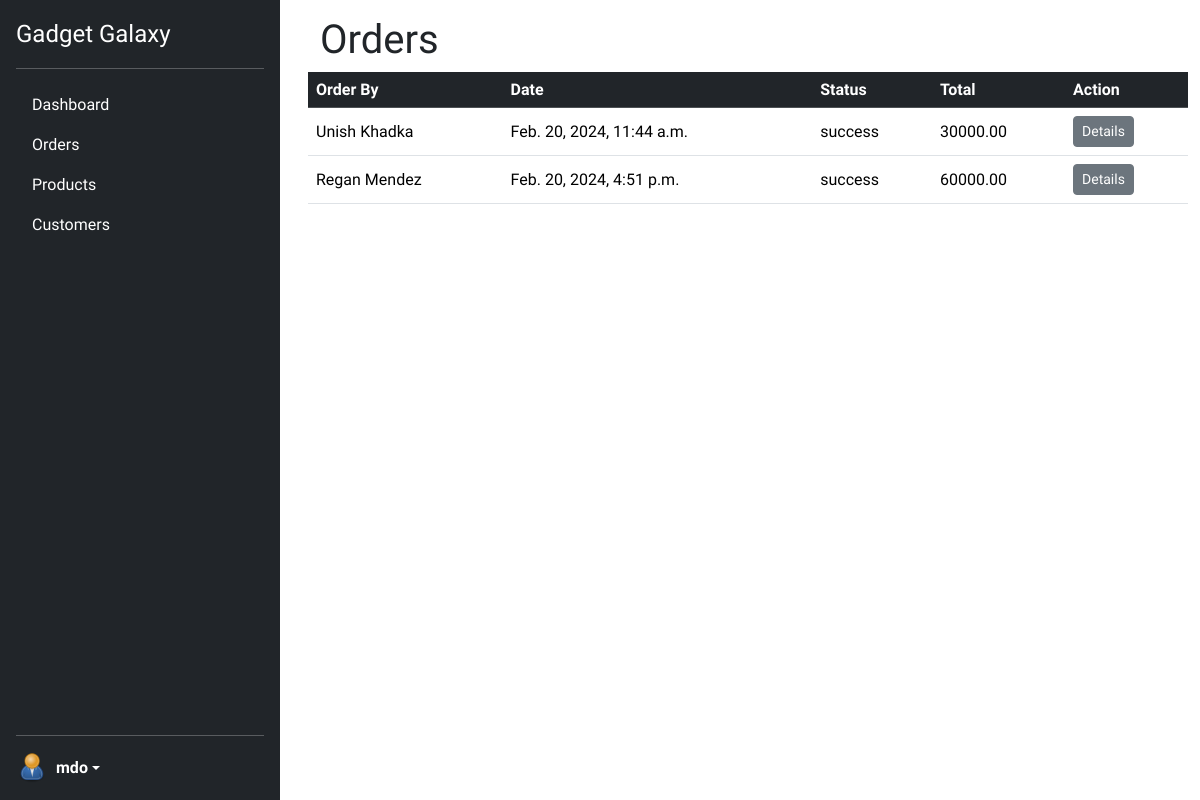
/admins/orders/ (signed in), run on an earlier commit of the app's database.
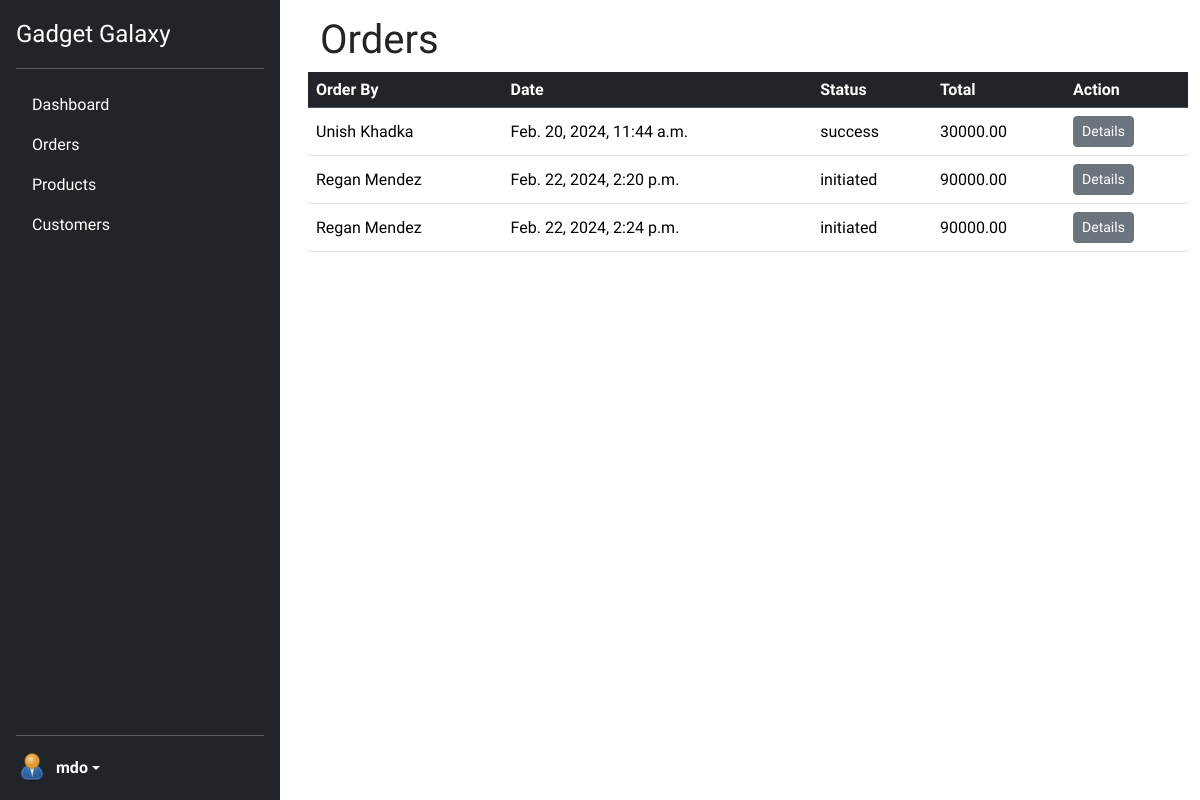
And on a later commit of the database.
### ecommerce/models.py (models this page shows, shortened)
class Payment(models.Model):
    id = models.CharField(
        default=shortuuid.uuid, max_length=50, primary_key=True, editable=False
    )
    STATUS_INITIATED = "initiated"
    STATUS_PROCESSING = "processing"
    STATUS_SUCCESS = "success"
    STATUS_FAILED = "failed"
    STATUS_CHOICES = (
        (STATUS_INITIATED, "Initiated"),
        (STATUS_PROCESSING, "Processing"),
        (STATUS_SUCCESS, "Success"),
        (STATUS_FAILED, "Failed"),
    )
    order = models.OneToOneField("Order", on_delete=models.CASCADE)
    user = models.ForeignKey(User, on_delete=models.CASCADE)
    pidx = models.CharField(max_length=100, unique=True)
    status = models.CharField(
        max_length=15, choices=STATUS_CHOICES, default=STATUS_INITIATED
    )
    amount = models.DecimalField(max_digits=10, decimal_places=2)
    created_at = models.DateTimeField(auto_now_add=True)
    updated_at = models.DateTimeField(auto_now=True)

### users/models.py (models this page shows, shortened)
class CustomUser(AbstractBaseUser, PermissionsMixin):
    id = models.CharField(
        _("ID"), primary_key=True, max_length=22, default=shortuuid.uuid, editable=False
    )
    email = models.EmailField(_("Email Address"), unique=True)
    full_name = models.CharField(_("Full Name"), max_length=100)
    profile_image = models.ImageField(
        _("Profile Image"),
        upload_to="profile/",
        default="profile/default.png",
        null=True,
        blank=True,
    )
    is_active = models.BooleanField(_("Is Active"), default=True)
    is_staff = models.BooleanField(_("Is Staff"), default=False)
    date_joined = models.DateTimeField(_("Date Joined"), default=timezone.now)
    objects = CustomUserManager()
    USERNAME_FIELD = "email"
    REQUIRED_FIELDS = ["full_name"]
    class Meta:
        verbose_name = _("User")
        verbose_name_plural = _("Users")
        ordering = ["-date_joined"]

### admins/views.py (the view)
# urls.py: path("orders/", admin_orders, name="admin-orders"),
def admin_orders(request):
    if not is_admin(request):
        return redirect("index")
    payments = Payment.objects.all()
    context = {"payments": payments}
    return render(request, "admins/orders.html", context)

### admins/views.py (called while the page is built)
def is_admin(request):
    return True if request.user.is_staff else False

### ecommerce/context_processors.py (called while the page is built)
def cart_item_count(request):
    if request.user.is_authenticated:
        try:
            cart = Cart.objects.get(user=request.user)
            cart_items = CartItem.objects.filter(cart=cart)
            total = sum(item.quantity for item in cart_items)
            return {"cart_item_count": total}
        except Cart.DoesNotExist:
            return {"cart_item_count": 0}
    return {"cart_item_count": 0}

### admins/templates/admins/orders.html (shortened to what this page needs)
{% extends "admins/admin_base.html" %}
{% block admin-content %}
<div class="container mx-auto">
    <div class="d-flex justify-content-between align-items-center">
      <div>
        <h1>Orders</h1>
      </div>
    </div>
  </div>
  <table class=" table">
    <thead class="table-dark">
      <tr>
        <th scope="col">Order By</th>
        <th scope="col">Date</th>
        <th scope="col">Status</th>
        <th scope="col">Total</th>
        <th scope="col">Action</th>
      </tr>
    </thead>
    <tbody>
      {% for payment in payments %}
      <tr>
        <td class="align-middle">{{ payment.user.full_name }}</td>
        <td class="align-middle">{{ payment.created_at }}</td>
        <td class="align-middle">{{ payment.status }}</td>
        <td class="align-middle">{{payment.amount}}</td>
        <td class="align-middle">
            <a href="{% url "edit-order" payment.id%}" class="btn btn-secondary btn-sm">Details</a>
        </td>
      </tr>
      {% endfor %}
    </tbody>
  </table>
  </div>
{% endblock admin-content %}

What changed in the data, as far as the page shows it:
removed Payment: user.full_name "Regan Mendez", created_at "Feb. 20, 2024, 4:51 p.m.", status "success", amount "60000.00"
added Payment: user.full_name "Regan Mendez", created_at "Feb. 22, 2024, 2:20 p.m.", status "initiated", amount "90000.00"
added Payment: user.full_name "Regan Mendez", created_at "Feb. 22, 2024, 2:24 p.m.", status "initiated", amount "90000.00"
